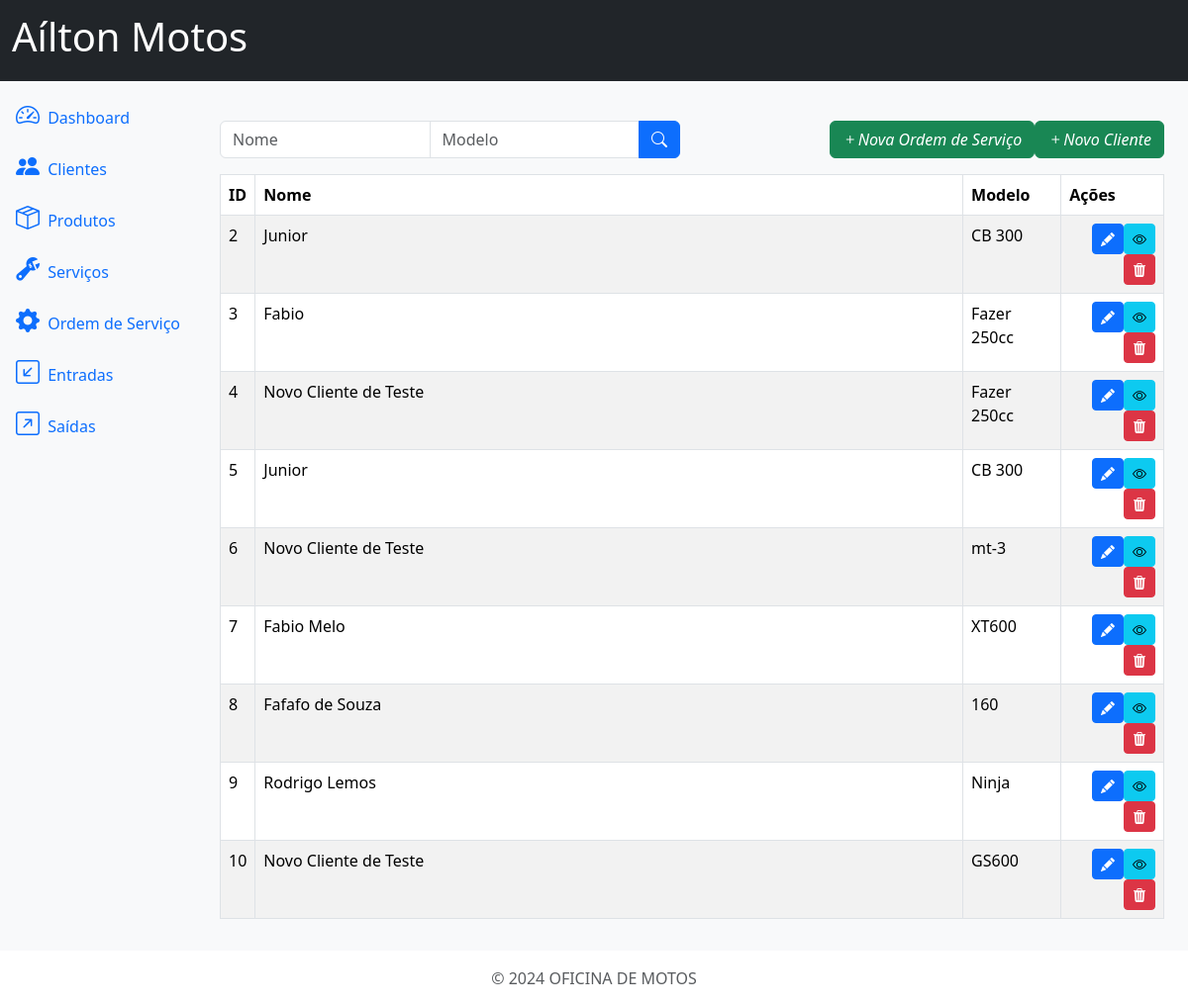
Page /service_orders/ on the earlier database version.
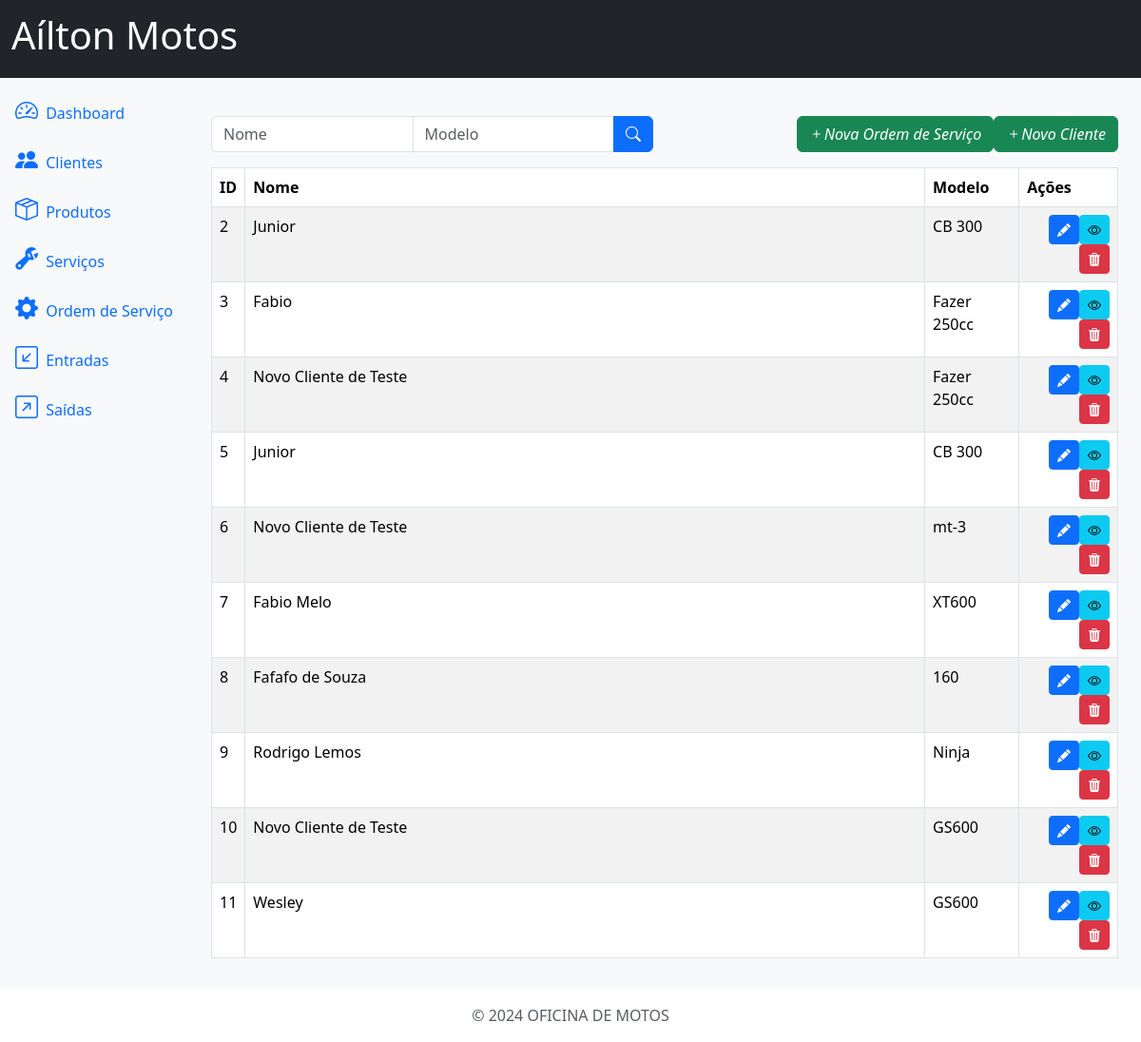
Same page on the later database version.
### service_orders/models.py (models this page shows, shortened)
class ServiceOrder(models.Model):
    STATUS_CHOICES = (
        ('O', 'OPEN'),
        ('F', 'FINISHED'),
        ('C', 'CANCELED')
    )
    id = models.AutoField(primary_key=True)
    client = models.ForeignKey(Client, on_delete=models.PROTECT, verbose_name='Nome')
    phone1 = models.CharField(max_length=15, null=True, verbose_name='Telefone')
    brand = models.ForeignKey(Brand, on_delete=models.PROTECT, related_name='brand', verbose_name='Marca')
    model = models.CharField(max_length=200, verbose_name='Modelo')
    model_year = models.CharField(max_length=4, verbose_name='Ano')
    plate = models.CharField(max_length=10, blank=True, null=True, verbose_name='Placa')
    services = models.ManyToManyField(Service, blank=True, verbose_name='Serviços')
    products = models.ManyToManyField(Product, blank=True, verbose_name='Produtos')
    created_at = models.DateField(auto_now_add=True, verbose_name='Criado em')
    finished_at = models.DateField(blank=True, null=True, verbose_name='Data Finalização')
    total = models.DecimalField(max_digits=10, decimal_places=2, verbose_name='Valor Total')
    status = models.CharField(max_length=1, choices=STATUS_CHOICES, verbose_name='Status')
    comments = models.TextField(blank=True, null=True, verbose_name='Observações')
    class Meta:
        verbose_name = ('Ordem de Serviço')
        verbose_name_plural = ('Ordens de Serviços')

### customers/models.py (models this page shows)
class Client(models.Model):
    id = models.AutoField(primary_key=True)
    name = models.CharField(max_length=500, verbose_name='Nome')
    address = models.CharField(max_length=500, blank=True, null=True, verbose_name='Endereço')
    address_number = models.CharField(max_length=20, blank=True, null=True, verbose_name='Número')
    phone1 = models.CharField(max_length=15, verbose_name='Telefone 1')
    phone2 = models.CharField(max_length=15, blank=True, null=True, verbose_name='Telefone 2')
    comments = models.TextField(blank=True, null=True, verbose_name='Observações')
    class Meta:
        verbose_name = ('Cliente')
        verbose_name_plural = ('Clientes')
    def __str__(self):
        return self.name

### service_orders/views.py (the view)
# urls.py: path('service_orders/', ServiceOrderListView.as_view(), name='service_orders'),
class ServiceOrderListView(ListView):
    model = ServiceOrder
    template_name = 'service_orders.html'
    context_object_name = 'service_orders'
    paginate_by = 10
    def get_queryset(self):
        queryset = super().get_queryset()
        client_name = self.request.GET.get('name')
        model = self.request.GET.get('model')
        if client_name:
            queryset = queryset.filter(client__name__icontains=client_name)
        if model:
            queryset = queryset.filter(model__icontains=model)
        return queryset

### service_orders/templates/service_orders.html (shortened to what this page needs)
{% extends 'base.html' %}
{% block content %}
<div class="row mb-3">
    <div class="col-md-6">
        <form method="get" action="{% url 'service_orders' %}">
            <div class="input-group">
                <input type="text" class="form-control" name="name" placeholder="Nome" value="{{ request.GET.name }}">
                <input type="text" class="form-control" name="model" placeholder="Modelo" value="{{ request.GET.model }}">
                <button type="submit" class="btn btn-primary">
                    <i class="bi bi-search"></i>
                </button>
            </div>
        </form>
    </div>
    <div class="col-md-6">
        <a href="{% url 'customers_create' %}" class="btn btn-success float-end">
            <i class="bi bi-plus">Novo Cliente</i>
        </a>
        <a href="{% url 'service_orders_create' %}" class="btn btn-success float-end">
            <i class="bi bi-plus">Nova Ordem de Serviço</i>
        </a>
    </div>
</div>
<div class="table-responsive">
    <table class="table table-striped table-bordered">
        <thead class="thead-dark">
            <tr>
                <th>ID</th>
                <th class="w-75">Nome</th>
                <th>Modelo</th>
                <th>Ações</th>
            </tr>
        </thead>
        <tbody>
            {% for os in service_orders %}
            <tr>
                <td>{{ os.id }}</td>
                <td>{{ os.client }}</td>
                <td>{{ os.model }}</td>
                <td>
                    <a href="{% url 'service_orders_detail' os.id %}" class="btn btn-info btn-sm float-end">
                        <i class="bi bi-eye"></i>
                    </a>
                    <a href="{% url 'service_orders_update' os.id %}" class="btn btn-primary btn-sm float-end">
                        <i class="bi bi-pencil-fill"></i>
                    </a>
                    <a href="{% url 'service_orders_delete' os.id %}" class="btn btn-danger btn-sm float-end" >
                        <i class="bi bi-trash3-fill"></i>
                    </a>
                </td>
            </tr>
            {% empty %}
            <h2>Não há ordens de serviço a serem exibidas...</h2>
            {% endfor %}
        </tbody>
    </table>
</div>
{% endblock %}

Differences in the rows shown:
added ServiceOrder: id "11", client "Wesley", model "GS600"
